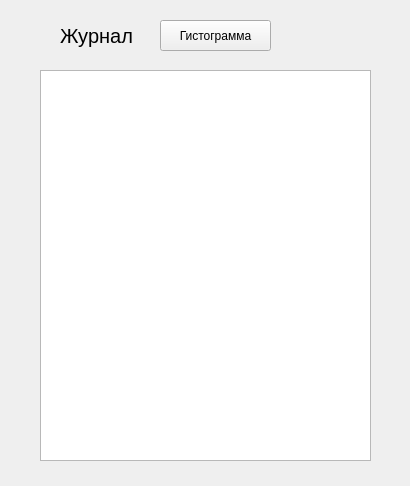
<?xml version="1.0" encoding="UTF-8"?>
<ui version="4.0">
 <class>JournalWidget</class>
 <widget class="QWidget" name="JournalWidget">
  <property name="geometry">
   <rect>
    <x>0</x>
    <y>0</y>
    <width>410</width>
    <height>486</height>
   </rect>
  </property>
  <property name="windowTitle">
   <string>Form</string>
  </property>
  <widget class="QLabel" name="label">
   <property name="geometry">
    <rect>
     <x>60</x>
     <y>20</y>
     <width>81</width>
     <height>31</height>
    </rect>
   </property>
   <property name="font">
    <font>
     <pointsize>15</pointsize>
    </font>
   </property>
   <property name="text">
    <string>Журнал</string>
   </property>
  </widget>
  <widget class="QPushButton" name="m_reviewHistogram_pb">
   <property name="geometry">
    <rect>
     <x>160</x>
     <y>20</y>
     <width>111</width>
     <height>31</height>
    </rect>
   </property>
   <property name="text">
    <string>Гистограмма</string>
   </property>
  </widget>
  <widget class="QTableView" name="m_journal_tv">
   <property name="geometry">
    <rect>
     <x>40</x>
     <y>70</y>
     <width>331</width>
     <height>391</height>
    </rect>
   </property>
  </widget>
 </widget>
 <resources/>
 <connections/>
</ui>
